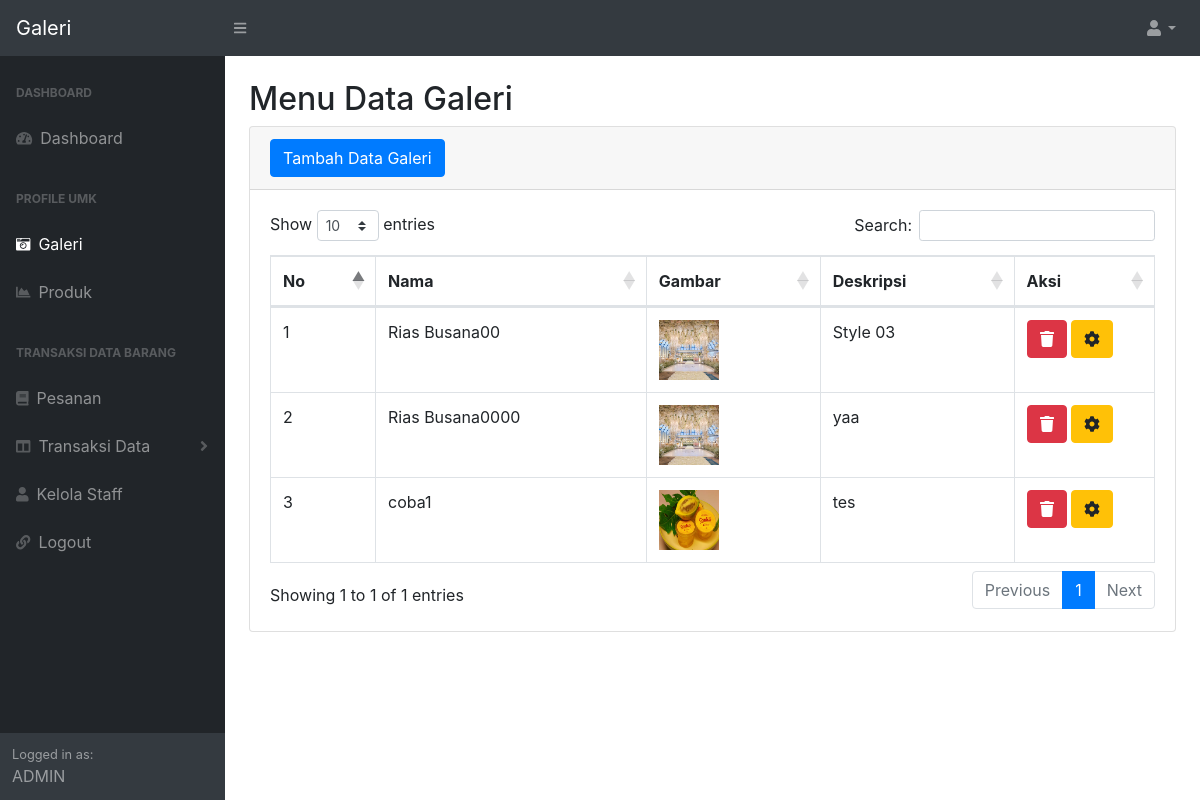
Screenshot of /admin/stock/galeri.php with the database file from the repository.
### tables this page shows
CREATE TABLE `album` (
  `idalbum` int(11) NOT NULL,
  `nama_album` varchar(225) NOT NULL,
  `gambar_album` varchar(100) NOT NULL,
  `deskripsi_album` text NOT NULL
);

### admin/stock/functions.php (called while the page is built, shortened)
<?php
require '../db.php';
function query($query){
	global $conn;
	$result = mysqli_query($conn, $query);
	$wadah = [];
	while ($row = mysqli_fetch_assoc($result) ) {
		$wadah[] = $row;
	}
	return  $wadah;
}

### admin/stock/galeri.php (the view, shortened to what this page needs)
<?php
    require 'functions.php';
    $albumku = query("SELECT * FROM album");
?>
<!DOCTYPE html>
<html lang="en">
    <head>
        <link href="css/styles.css" rel="stylesheet" />
        <link href="https://cdn.datatables.net/1.10.20/css/dataTables.bootstrap4.min.css" rel="stylesheet" />
    </head>
    <body class=sb-nav-fixed>
        <nav class="sb-topnav navbar navbar-expand navbar-dark bg-dark">
            <a class="navbar-brand" href="galeri.php">Galeri</a>
            <button class="btn btn-link btn-sm order-1 order-lg-0" id="sidebarToggle" href="#"><i class="fas fa-bars"></i></button>
            <ul class="navbar-nav ml-auto ml-md-0">
                <li class="nav-item dropdown">
                    <a class="nav-link dropdown-toggle" id="userDropdown" href="#" role="button" data-toggle="dropdown" aria-haspopup="true" aria-expanded="false"><i class="fas fa-user fa-fw"></i></a>
                </li>
            </ul>
        </nav>
        <div id="layoutSidenav">
            <div id="layoutSidenav_nav">
                <nav class="sb-sidenav accordion sb-sidenav-dark" id="sidenavAccordion">
                    <div class="sb-sidenav-menu">
                        <div class="nav">
                        <div class="sb-sidenav-menu-heading">Dashboard</div>
                            <a class="nav-link" href="../index.php">
                                <div class="sb-nav-link-icon"><i class="fas fa-tachometer-alt"></i></div>
                                Dashboard
                            </a>
                            <div class="sb-sidenav-menu-heading">Profile Umk</div>
                            <a class="nav-link" href="galeri.php">
                                <div class="sb-nav-link-icon"><i class="fas fa-solid fa-camera-retro"></i></div>
                                Galeri
                            </a>
                            <a class="nav-link" href="produk.php">
                                <div class="sb-nav-link-icon"><i class="fas fa-chart-area"></i></div>
                                Produk
                            </a>
                            <div class="sb-sidenav-menu-heading">Transaksi Data Barang</div>
                            <a class="nav-link" href="pesanan.php">
                                <div class="sb-nav-link-icon"><i class="fas fa-book"></i></div>
                                Pesanan
                            </a>
                            <a class="nav-link collapsed" href="#" data-toggle="collapse" data-target="#collapseLayouts" aria-expanded="false" aria-controls="collapseLayouts">
                                <div class="sb-nav-link-icon"><i class="fas fa-columns"></i></div>
                                Transaksi Data
                                <div class="sb-sidenav-collapse-arrow"><i class="fas fa-angle-down"></i></div>
                            </a>
                            <a class="nav-link" href="staf.php">
                                <div class="sb-nav-link-icon"><i class="fa fa-user"></i></div>
                                Kelola Staff
                            </a>
                            <a class="nav-link" href="logout.php">
                                <div class="sb-nav-link-icon"><i class="fas fa-link"></i></div>
                                Logout
                            </a>
                        </div>
                    </div>
                    <div class="sb-sidenav-footer">
                        <div class="small">Logged in as:</div>
                        ADMIN
                    </div>
                </nav>
            </div>
            <div id="layoutSidenav_content">
                <main>
                    <div class="container-fluid">
                        <h2 class="mt-4">Menu Data Galeri</h2>
                        <div class="card mb-4">
                            <div class="card-header">
                                <a href="tambahgaleri.php" class="btn btn-primary">Tambah Data Galeri</a>
                            </div>
                            <div class="card-body">
                                <div class="table-responsive">
                                    <table class="table table-bordered" id="dataTable" width="auto" cellspacing="0">
                                        <thead>
                                            <tr>
                                                <th>No</th>
                                                <th>Nama</th>
                                                <th>Gambar</th>
                                                <th>Deskripsi</th>
                                                <th>Aksi</th>
                                            </tr>
                                        </thead>
                                        <?php $x = 1; ?>
										<?php foreach ( $albumku as $row ) : ?>
                                        <tbody>
                                            <tr>
                                            <td><?= $x;  ?></td>
												<td><?= $row["nama_album"]; ?></td>
												<td><img src="../gambar/galeri/<?php echo $row["gambar_album"];?>" width="60" height="60"></td>
												<td><?= $row["deskripsi_album"]; ?></td>
												<td>
                                                    <a href="hapusgaleri.php?id=<?= $row["idalbum"]; ?>" class="btn btn-danger" onclick=" return confirm('Apakah Anda Yakin Untuk Menghapus Data?')";><i class='fa fa-trash'></i></a>
													<a href="ubahgaleri.php?id=<?= $row["idalbum"]; ?>" class="btn btn-warning" onclick=" return confirm('Apakah Anda Yakin Untuk Mengubah Data?')";><i class='fa fa-cog'></i></a>
                                                </td>
                                            </tr>
                                            <?php $x++; ?>
											<?php endforeach; ?>
                                        </tbody>
                                    </table>
                                </div>
                            </div>
                        </div>
                    </div>
                </main>
            </div>
    </body>
</html>

### rows the page displays
album: nama_album "Rias Busana00", gambar_album (picture), deskripsi_album "Style 03"
album: nama_album "Rias Busana0000", gambar_album (picture), deskripsi_album "yaa"
album: nama_album "coba1", gambar_album (picture), deskripsi_album "tes"
